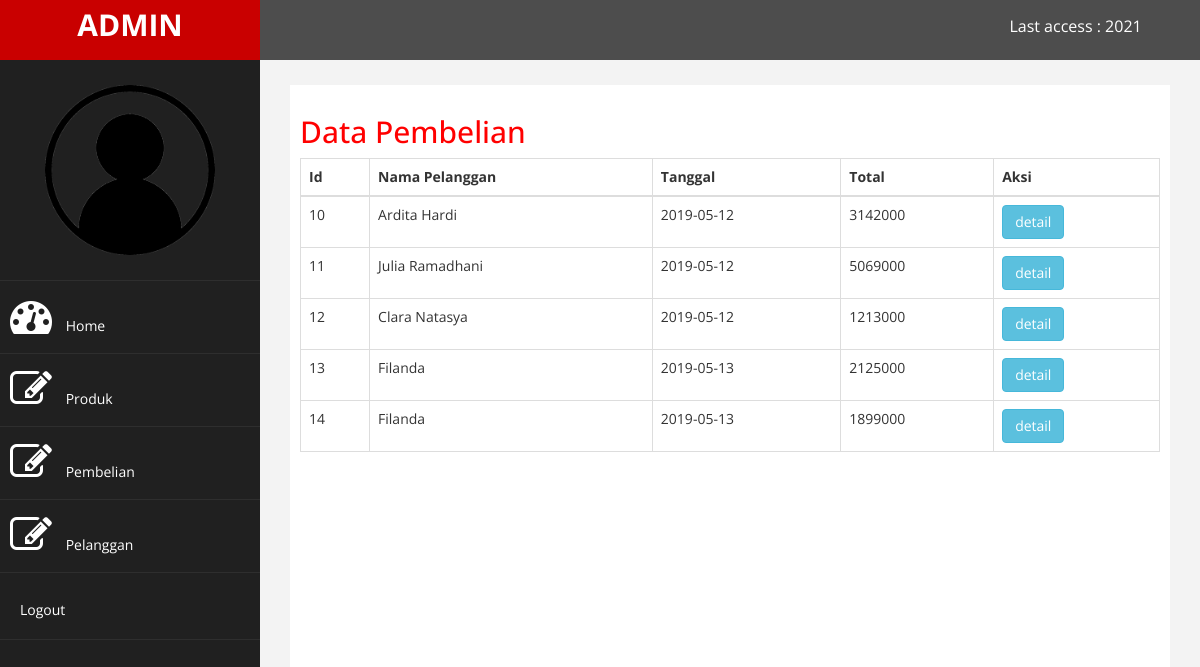
Before: /admin/index.php?halaman=pembelian (signed in) with the older database file.
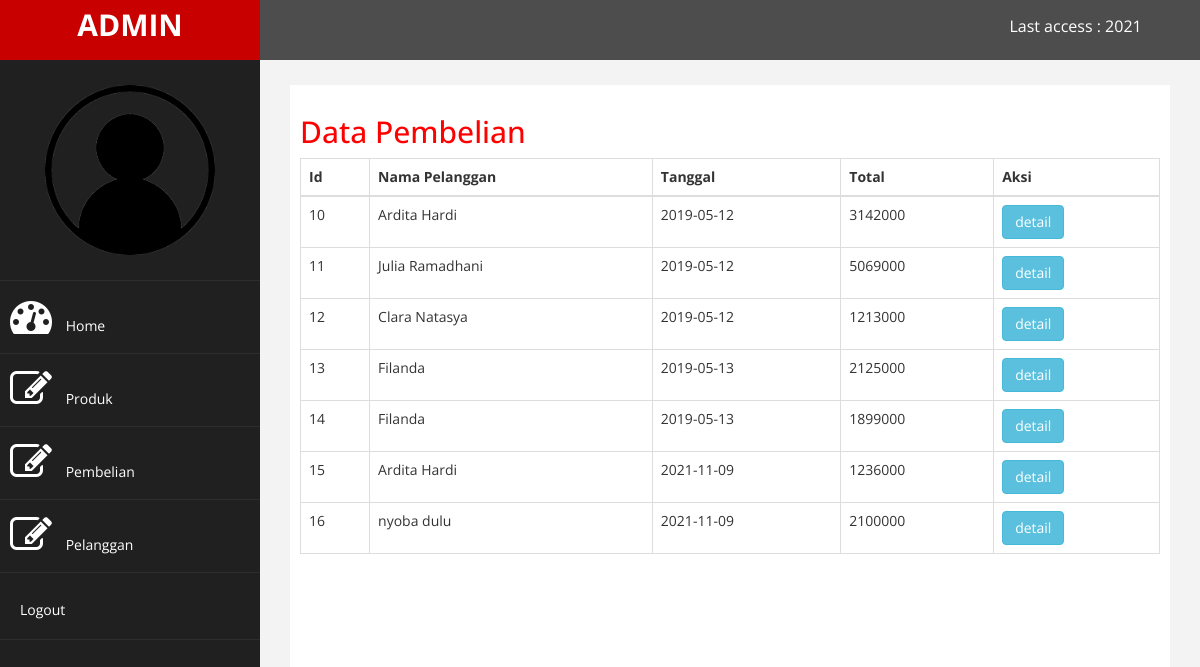
After: the same page with the newer database file.
### tables this page shows
CREATE TABLE `pembelian` (
  `id_pembelian` int(11) NOT NULL,
  `id_pelanggan` int(11) NOT NULL,
  `id_ongkir` int(11) NOT NULL,
  `tanggal_pembelian` date NOT NULL,
  `total_pembelian` int(11) NOT NULL,
  `nama_kota` varchar(100) NOT NULL,
  `tarif` int(11) NOT NULL,
  `alamat_pengiriman` text NOT NULL
);

CREATE TABLE `pelanggan` (
  `id_pelanggan` int(11) NOT NULL,
  `email_pelanggan` varchar(100) NOT NULL,
  `password_pelanggan` varchar(50) NOT NULL,
  `nama_pelanggan` varchar(100) NOT NULL,
  `telepon_pelanggan` varchar(25) NOT NULL
);

### admin/pembelian.php (the view)
<h2>Data Pembelian</h2>
<table class="table table-bordered">
	<thead>
		<tr>
            <th>Id</th>
			<th>Nama Pelanggan</th>
			<th>Tanggal</th>
			<th>Total</th>
			<th>Aksi</th>
		</tr>
	</thead>
	<tbody>
		<?php $ambil=$koneksi->query("SELECT * FROM pembelian JOIN pelanggan ON pembelian.id_pelanggan=pelanggan.id_pelanggan"); ?>
		<?php  while($pecah = $ambil->fetch_assoc()){ ?>
		<tr>
            <td><?php echo $pecah['id_pembelian']; ?></td>
			<td><?php echo $pecah['nama_pelanggan']; ?></td>
			<td><?php echo $pecah['tanggal_pembelian']; ?></td>
			<td><?php echo $pecah['total_pembelian']; ?></td>
			<td>
            <a href="index.php?halaman=detail&id=<?php echo $pecah['id_pembelian']; ?>"class="btn btn-info">detail</a>
			</td>
		</tr>
		<?php } ?>
	</tbody>
</table>

Changed rows visible on the page:
added pembelian: id_pembelian "15", id_pelanggan.nama_pelanggan "Ardita Hardi", tanggal_pembelian "2021-11-09", total_pembelian "1236000"
added pembelian: id_pembelian "16", id_pelanggan.nama_pelanggan "nyoba dulu", tanggal_pembelian "2021-11-09", total_pembelian "2100000"
